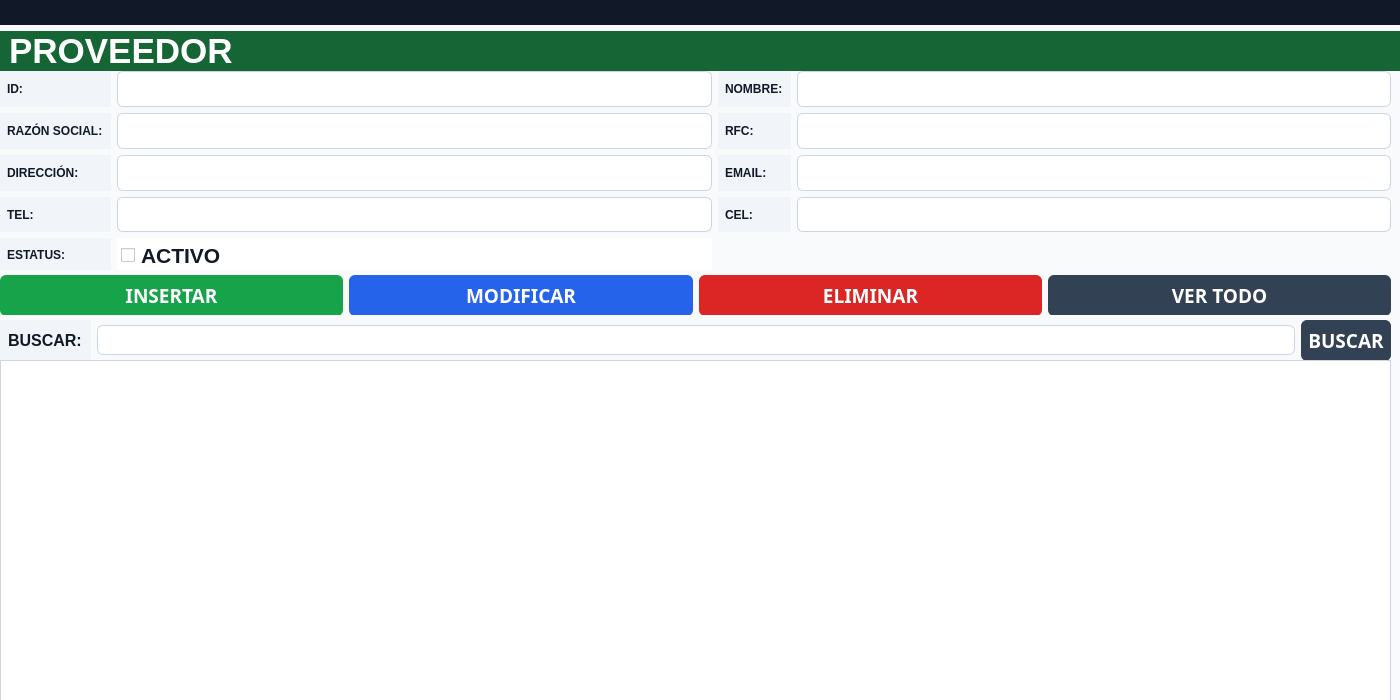
<?xml version='1.0' encoding='UTF-8'?>
<ui version="4.0">
 <class>frm_proveedor</class>
 <widget class="QFrame" name="frm_proveedor">
  <property name="geometry">
   <rect>
    <x>0</x>
    <y>0</y>
    <width>1400</width>
    <height>700</height>
   </rect>
  </property>
  <property name="windowTitle">
   <string>Proveedor</string>
  </property>
  <property name="styleSheet">
   <string notr="true">background-color: #F8FAFC;</string>
  </property>
  <widget class="QWidget" name="gridLayoutWidget_2">
   <property name="geometry">
    <rect>
     <x>0</x>
     <y>0</y>
     <width>1401</width>
     <height>71</height>
    </rect>
   </property>
   <layout class="QGridLayout" name="gridLayout_2">
    <item row="1" column="0">
     <widget class="QLabel" name="label">
      <property name="font">
       <font>
        <family>MS Shell Dlg 2</family>
        <pointsize>26</pointsize>
        <weight>75</weight>
        <bold>true</bold>
       </font>
      </property>
      <property name="layoutDirection">
       <enum>Qt::RightToLeft</enum>
      </property>
      <property name="styleSheet">
       <string notr="true">background-color: #166534;
color: #FFFFFF;
font-weight: bold;
padding-left: 10px;</string>
      </property>
      <property name="text">
       <string>PROVEEDOR</string>
      </property>
     </widget>
    </item>
    <item row="0" column="0">
     <widget class="QLabel" name="label_14">
      <property name="styleSheet">
       <string notr="true">background-color: #111827;
color: #F8FAFC;
font-weight: bold;
padding-left: 6px;</string>
      </property>
      <property name="text">
       <string></string>
      </property>
     </widget>
    </item>
   </layout>
  </widget>
  <widget class="QWidget" name="gridLayoutWidget">
   <property name="geometry">
    <rect>
     <x>0</x>
     <y>71</y>
     <width>1391</width>
     <height>201</height>
    </rect>
   </property>
   <layout class="QGridLayout" name="gridLayout">
    <item row="0" column="0">
     <widget class="QLabel" name="label_2">
      <property name="font">
       <font>
        <weight>75</weight>
        <bold>true</bold>
       </font>
      </property>
      <property name="styleSheet">
       <string notr="true">background-color: #F1F5F9;
color: #111827;
font-weight: bold;
padding: 4px;</string>
      </property>
      <property name="text">
       <string>ID:</string>
      </property>
     </widget>
    </item>
    <item row="0" column="1">
     <widget class="QLineEdit" name="txt_id_prov">
      <property name="font">
       <font>
        <family>Perpetua</family>
        <pointsize>16</pointsize>
        <weight>50</weight>
        <bold>false</bold>
       </font>
      </property>
      <property name="styleSheet">
       <string notr="true">background-color: #FFFFFF;
color: #111827;
border: 1px solid #CBD5E1;
border-radius: 6px;
padding: 6px;</string>
      </property>
     </widget>
    </item>
    <item row="0" column="2">
     <widget class="QLabel" name="label_3">
      <property name="font">
       <font>
        <weight>75</weight>
        <bold>true</bold>
       </font>
      </property>
      <property name="styleSheet">
       <string notr="true">background-color: #F1F5F9;
color: #111827;
font-weight: bold;
padding: 4px;</string>
      </property>
      <property name="text">
       <string>NOMBRE:</string>
      </property>
     </widget>
    </item>
    <item row="0" column="3">
     <widget class="QLineEdit" name="txt_nombre_prov">
      <property name="font">
       <font>
        <family>Perpetua</family>
        <pointsize>16</pointsize>
        <weight>75</weight>
        <bold>true</bold>
       </font>
      </property>
      <property name="styleSheet">
       <string notr="true">background-color: #FFFFFF;
color: #111827;
border: 1px solid #CBD5E1;
border-radius: 6px;
padding: 6px;</string>
      </property>
     </widget>
    </item>
    <item row="1" column="0">
     <widget class="QLabel" name="label_5">
      <property name="font">
       <font>
        <weight>75</weight>
        <bold>true</bold>
       </font>
      </property>
      <property name="styleSheet">
       <string notr="true">background-color: #F1F5F9;
color: #111827;
font-weight: bold;
padding: 4px;</string>
      </property>
      <property name="text">
       <string>RAZÓN SOCIAL:</string>
      </property>
     </widget>
    </item>
    <item row="1" column="1">
     <widget class="QLineEdit" name="txt_razon_social_prov">
      <property name="font">
       <font>
        <family>Perpetua</family>
        <pointsize>16</pointsize>
       </font>
      </property>
      <property name="styleSheet">
       <string notr="true">background-color: #FFFFFF;
color: #111827;
border: 1px solid #CBD5E1;
border-radius: 6px;
padding: 6px;</string>
      </property>
     </widget>
    </item>
    <item row="1" column="2">
     <widget class="QLabel" name="label_6">
      <property name="font">
       <font>
        <weight>75</weight>
        <bold>true</bold>
       </font>
      </property>
      <property name="styleSheet">
       <string notr="true">background-color: #F1F5F9;
color: #111827;
font-weight: bold;
padding: 4px;</string>
      </property>
      <property name="text">
       <string>RFC:</string>
      </property>
     </widget>
    </item>
    <item row="1" column="3">
     <widget class="QLineEdit" name="txt_rfc_prov">
      <property name="font">
       <font>
        <family>Perpetua</family>
        <pointsize>16</pointsize>
       </font>
      </property>
      <property name="styleSheet">
       <string notr="true">background-color: #FFFFFF;
color: #111827;
border: 1px solid #CBD5E1;
border-radius: 6px;
padding: 6px;</string>
      </property>
     </widget>
    </item>
    <item row="2" column="0">
     <widget class="QLabel" name="label_7">
      <property name="font">
       <font>
        <weight>75</weight>
        <bold>true</bold>
       </font>
      </property>
      <property name="styleSheet">
       <string notr="true">background-color: #F1F5F9;
color: #111827;
font-weight: bold;
padding: 4px;</string>
      </property>
      <property name="text">
       <string>DIRECCIÓN:</string>
      </property>
     </widget>
    </item>
    <item row="2" column="1">
     <widget class="QLineEdit" name="txt_direccion_prov">
      <property name="font">
       <font>
        <family>Perpetua</family>
        <pointsize>16</pointsize>
       </font>
      </property>
      <property name="styleSheet">
       <string notr="true">background-color: #FFFFFF;
color: #111827;
border: 1px solid #CBD5E1;
border-radius: 6px;
padding: 6px;</string>
      </property>
     </widget>
    </item>
    <item row="2" column="2">
     <widget class="QLabel" name="label_8">
      <property name="font">
       <font>
        <weight>75</weight>
        <bold>true</bold>
       </font>
      </property>
      <property name="styleSheet">
       <string notr="true">background-color: #F1F5F9;
color: #111827;
font-weight: bold;
padding: 4px;</string>
      </property>
      <property name="text">
       <string>EMAIL:</string>
      </property>
     </widget>
    </item>
    <item row="2" column="3">
     <widget class="QLineEdit" name="txt_email_prov">
      <property name="font">
       <font>
        <family>Perpetua</family>
        <pointsize>16</pointsize>
       </font>
      </property>
      <property name="styleSheet">
       <string notr="true">background-color: #FFFFFF;
color: #111827;
border: 1px solid #CBD5E1;
border-radius: 6px;
padding: 6px;</string>
      </property>
     </widget>
    </item>
    <item row="3" column="0">
     <widget class="QLabel" name="label_9">
      <property name="font">
       <font>
        <weight>75</weight>
        <bold>true</bold>
       </font>
      </property>
      <property name="styleSheet">
       <string notr="true">background-color: #F1F5F9;
color: #111827;
font-weight: bold;
padding: 4px;</string>
      </property>
      <property name="text">
       <string>TEL:</string>
      </property>
     </widget>
    </item>
    <item row="3" column="1">
     <widget class="QLineEdit" name="txt_tel_prov">
      <property name="font">
       <font>
        <family>Perpetua</family>
        <pointsize>16</pointsize>
       </font>
      </property>
      <property name="styleSheet">
       <string notr="true">background-color: #FFFFFF;
color: #111827;
border: 1px solid #CBD5E1;
border-radius: 6px;
padding: 6px;</string>
      </property>
     </widget>
    </item>
    <item row="4" column="0">
     <widget class="QLabel" name="label_11">
      <property name="font">
       <font>
        <weight>75</weight>
        <bold>true</bold>
       </font>
      </property>
      <property name="styleSheet">
       <string notr="true">background-color: #F1F5F9;
color: #111827;
font-weight: bold;
padding: 4px;</string>
      </property>
      <property name="text">
       <string>ESTATUS:</string>
      </property>
     </widget>
    </item>
    <item row="3" column="2">
     <widget class="QLabel" name="label_10">
      <property name="font">
       <font>
        <weight>75</weight>
        <bold>true</bold>
       </font>
      </property>
      <property name="styleSheet">
       <string notr="true">background-color: #F1F5F9;
color: #111827;
font-weight: bold;
padding: 4px;</string>
      </property>
      <property name="text">
       <string>CEL:</string>
      </property>
     </widget>
    </item>
    <item row="3" column="3">
     <widget class="QLineEdit" name="txt_cel_prov">
      <property name="font">
       <font>
        <family>Perpetua</family>
        <pointsize>16</pointsize>
       </font>
      </property>
      <property name="styleSheet">
       <string notr="true">background-color: #FFFFFF;
color: #111827;
border: 1px solid #CBD5E1;
border-radius: 6px;
padding: 6px;</string>
      </property>
     </widget>
    </item>
    <item row="4" column="1">
     <widget class="QCheckBox" name="chb_estatus_prov">
      <property name="font">
       <font>
        <family>Yu Gothic UI</family>
        <pointsize>16</pointsize>
        <weight>75</weight>
        <bold>true</bold>
       </font>
      </property>
      <property name="styleSheet">
       <string notr="true">background-color: #FFFFFF;
color: #111827;
font-weight: bold;
padding: 4px;</string>
      </property>
      <property name="text">
       <string>ACTIVO</string>
      </property>
     </widget>
    </item>
   </layout>
  </widget>
  <widget class="QWidget" name="gridLayoutWidget_4">
   <property name="geometry">
    <rect>
     <x>0</x>
     <y>270</y>
     <width>1391</width>
     <height>51</height>
    </rect>
   </property>
   <layout class="QGridLayout" name="gridLayout_4">
    <item row="0" column="0">
     <widget class="QPushButton" name="btn_insertar_prov">
      <property name="font">
       <font>
        <family>Nirmala Text</family>
        <pointsize>14</pointsize>
        <weight>75</weight>
        <bold>true</bold>
       </font>
      </property>
      <property name="styleSheet">
       <string notr="true">background-color: #16A34A;
color: #FFFFFF;
border: none;
border-radius: 6px;
padding: 7px;
font-weight: bold;</string>
      </property>
      <property name="text">
       <string>INSERTAR</string>
      </property>
     </widget>
    </item>
    <item row="0" column="1">
     <widget class="QPushButton" name="btn_modificar_prov">
      <property name="font">
       <font>
        <family>Nirmala Text</family>
        <pointsize>14</pointsize>
        <weight>75</weight>
        <bold>true</bold>
       </font>
      </property>
      <property name="styleSheet">
       <string notr="true">background-color: #2563EB;
color: #FFFFFF;
border: none;
border-radius: 6px;
padding: 7px;
font-weight: bold;</string>
      </property>
      <property name="text">
       <string>MODIFICAR</string>
      </property>
     </widget>
    </item>
    <item row="0" column="2">
     <widget class="QPushButton" name="btn_eliminar_prov">
      <property name="font">
       <font>
        <family>Nirmala Text</family>
        <pointsize>14</pointsize>
        <weight>75</weight>
        <bold>true</bold>
       </font>
      </property>
      <property name="styleSheet">
       <string notr="true">background-color: #DC2626;
color: #FFFFFF;
border: none;
border-radius: 6px;
padding: 7px;
font-weight: bold;</string>
      </property>
      <property name="text">
       <string>ELIMINAR</string>
      </property>
     </widget>
    </item>
    <item row="0" column="3">
     <widget class="QPushButton" name="btn_vertodo_prov">
      <property name="font">
       <font>
        <family>Nirmala Text</family>
        <pointsize>14</pointsize>
        <weight>75</weight>
        <bold>true</bold>
       </font>
      </property>
      <property name="styleSheet">
       <string notr="true">background-color: #334155;
color: #FFFFFF;
border: none;
border-radius: 6px;
padding: 7px;
font-weight: bold;</string>
      </property>
      <property name="text">
       <string>VER TODO</string>
      </property>
     </widget>
    </item>
   </layout>
  </widget>
  <widget class="QWidget" name="gridLayoutWidget_5">
   <property name="geometry">
    <rect>
     <x>0</x>
     <y>315</y>
     <width>1391</width>
     <height>51</height>
    </rect>
   </property>
   <layout class="QGridLayout" name="gridLayout_5">
    <item row="0" column="0">
     <widget class="QLabel" name="label_4">
      <property name="font">
       <font>
        <family>Microsoft YaHei UI</family>
        <pointsize>12</pointsize>
        <weight>75</weight>
        <bold>true</bold>
       </font>
      </property>
      <property name="styleSheet">
       <string notr="true">background-color: #F1F5F9;
color: #111827;
font-weight: bold;
padding: 4px;</string>
      </property>
      <property name="text">
       <string>BUSCAR:</string>
      </property>
     </widget>
    </item>
    <item row="0" column="1">
     <widget class="QLineEdit" name="txt_buscar_prov">
      <property name="styleSheet">
       <string notr="true">background-color: #FFFFFF;
color: #111827;
border: 1px solid #CBD5E1;
border-radius: 6px;
padding: 6px;</string>
      </property>
     </widget>
    </item>
    <item row="0" column="2">
     <widget class="QPushButton" name="btn_buscar_prov">
      <property name="font">
       <font>
        <family>Nirmala Text</family>
        <pointsize>14</pointsize>
        <weight>75</weight>
        <bold>true</bold>
       </font>
      </property>
      <property name="styleSheet">
       <string notr="true">background-color: #334155;
color: #FFFFFF;
border: none;
border-radius: 6px;
padding: 7px;
font-weight: bold;</string>
      </property>
      <property name="text">
       <string>BUSCAR</string>
      </property>
     </widget>
    </item>
   </layout>
  </widget>
  <widget class="QWidget" name="gridLayoutWidget_3">
   <property name="geometry">
    <rect>
     <x>0</x>
     <y>360</y>
     <width>1391</width>
     <height>341</height>
    </rect>
   </property>
   <layout class="QGridLayout" name="gridLayout_3">
    <item row="0" column="0">
     <widget class="QTableWidget" name="tbl_prov">
      <property name="styleSheet">
       <string notr="true">QTableWidget {
    background-color: #FFFFFF;
    color: #111827;
    gridline-color: #CBD5E1;
    border: 1px solid #CBD5E1;
    selection-background-color: #DCFCE7;
    selection-color: #111827;
}
QHeaderView::section {
    background-color: #E2E8F0;
    color: #111827;
    font-weight: bold;
    padding: 5px;
    border: 1px solid #CBD5E1;
}</string>
      </property>
      <property name="alternatingRowColors">
       <bool>true</bool>
      </property>
      <property name="selectionBehavior">
       <enum>QAbstractItemView::SelectRows</enum>
      </property>
      <property name="selectionMode">
       <enum>QAbstractItemView::SingleSelection</enum>
      </property>
      <property name="minimumSize">
       <size>
        <width>0</width>
        <height>220</height>
       </size>
      </property>
     </widget>
    </item>
   </layout>
  </widget>
 </widget>
 <resources />
 <connections />
</ui>
